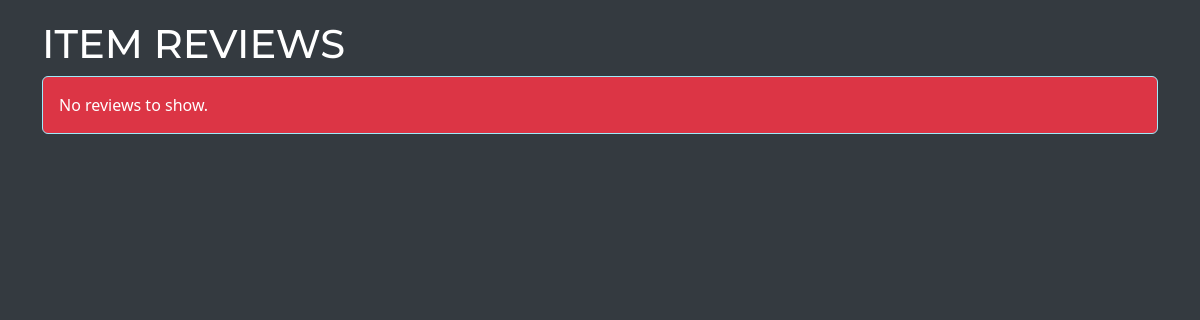
/common_user/disp_rev.php?item_id=65, run on an earlier commit of the app's database.
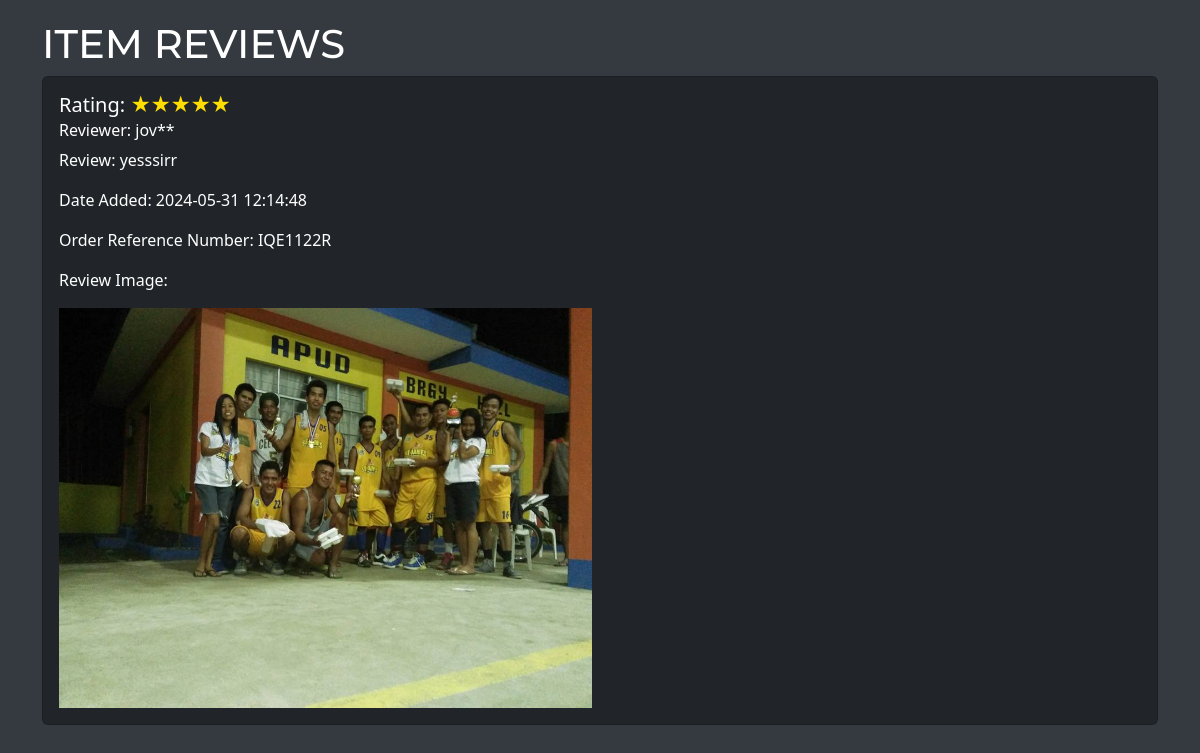
And on a later commit of the database.
### tables this page shows
CREATE TABLE `reviews` (
  `review_id` int(11) NOT NULL,
  `item_id` int(11) DEFAULT NULL,
  `user_id` int(11) DEFAULT NULL,
  `rating` int(11) DEFAULT NULL,
  `review_text` text DEFAULT NULL,
  `created_at` timestamp NOT NULL DEFAULT current_timestamp(),
  `order_ref_number` varchar(255) NOT NULL,
  `rev_img` varchar(255) DEFAULT NULL
);

CREATE TABLE `users` (
  `user_id` int(255) NOT NULL,
  `fname` varchar(255) NOT NULL,
  `address` varchar(255) NOT NULL,
  `user_cat` varchar(255) NOT NULL COMMENT 'U -User/Client\r\nA -Admin/Seller\r\n',
  `uname` varchar(255) NOT NULL,
  `password` varchar(255) NOT NULL,
  `date_added` timestamp NOT NULL DEFAULT current_timestamp() ON UPDATE current_timestamp(),
  `user_img` varchar(255) DEFAULT NULL
);

### common_user/disp_rev.php (the view, shortened to what this page needs)
<?php
include_once "../db.php";
if (isset($_GET['item_id'])) {
    $item_id = $_GET['item_id'];
} else {
}
$sql_reviews = "SELECT r.rating, r.review_text, r.created_at, r.order_ref_number, r.rev_img, u.uname
                FROM reviews r
                JOIN users u ON r.user_id = u.user_id
                WHERE r.item_id = '$item_id'";
$result_reviews = mysqli_query($conn, $sql_reviews);
?>
<!DOCTYPE html>
<html lang="en">
<head>
    <link rel="stylesheet" href="../css/bootstrap.css">
</head>
<body>
<div class="container">
    <h1>Item Reviews</h1>
    <?php if (mysqli_num_rows($result_reviews) > 0): ?>
        <?php while ($row = mysqli_fetch_assoc($result_reviews)): ?>
            <div class="card mb-3">
                <div class="card-body">
                    <h5 class="card-title">Rating:
                        <div class="star-rating">
                            <?php
                            $rating = $row['rating'];
                            for ($i = 1; $i <= 5; $i++) {
                                if ($i <= $rating) {
                                    echo '<span class="filled">&#9733;</span>';
                                } else {
                                    echo '<span>&#9734;</span>';
                                }
                            }
                            ?>
                        </div>
                    </h5>
                    <?php
                    $reviewer_name = $row['uname'];
                    $obfuscated_name = substr($reviewer_name, 0, 3) . str_repeat('*', strlen($reviewer_name) - 3);
                    ?>
                    <h6 class="card-subtitle mb-2" style="color: #fff;">Reviewer: <?php echo $obfuscated_name; ?></h6>
                    <p class="card-text">Review: <?php echo $row['review_text']; ?></p>
                    <p class="card-text">Date Added: <?php echo $row['created_at']; ?></p>
                    <p class="card-text">Order Reference Number: <?php echo $row['order_ref_number']; ?></p>
                    <?php if (!empty($row['rev_img'])): ?>
                        <p class="card-text">Review Image:</p>
                        <img src="<?php echo $row['rev_img']; ?>" class="review-image" alt="Review Image">
                    <?php endif; ?>
                </div>
            </div>
        <?php endwhile; ?>
    <?php else: ?>
        <div class="alert alert-info" role="alert">
            No reviews to show.
        </div>
    <?php endif; ?>
</div>
</body>
</html>

### common_user/disp_rev.php (style rules this page uses)
body { background-color: #343a40; color: #ffffff; padding-top: 20px; }
.star-rating { unicode-bidi: bidi-override; font-size: 20px; display: inline-block; color: #ffdd00; }
.star-rating > span { display: inline-block; position: relative; width: 1em; color: #ddd; }
.star-rating > span.filled { color: #ffdd00; }
.review-image { max-width: 50%; max-height: 50vh; width: auto; height: auto; }
.card { background-color: #212529; color: #ffffff; margin-bottom: 20px; }
.card-title { color: #ffffff; }
.card-subtitle { color: #ffffff; }
.card-text { color: #ffffff; }
h1 { text-transform: uppercase; font-family: 'Montserrat', sans-serif; }
.alert { background-color: #dc3545; color: #ffffff; }

What changed in the data, as far as the page shows it:
added reviews: rating 5 (drawn), user.uname "jov**", review_text "yesssirr", created_at "2024-05-31 12:14:48", order_ref_number "IQE1122R", rev_img (picture)
Also different on the page:
text no longer shown: "No reviews to show."
